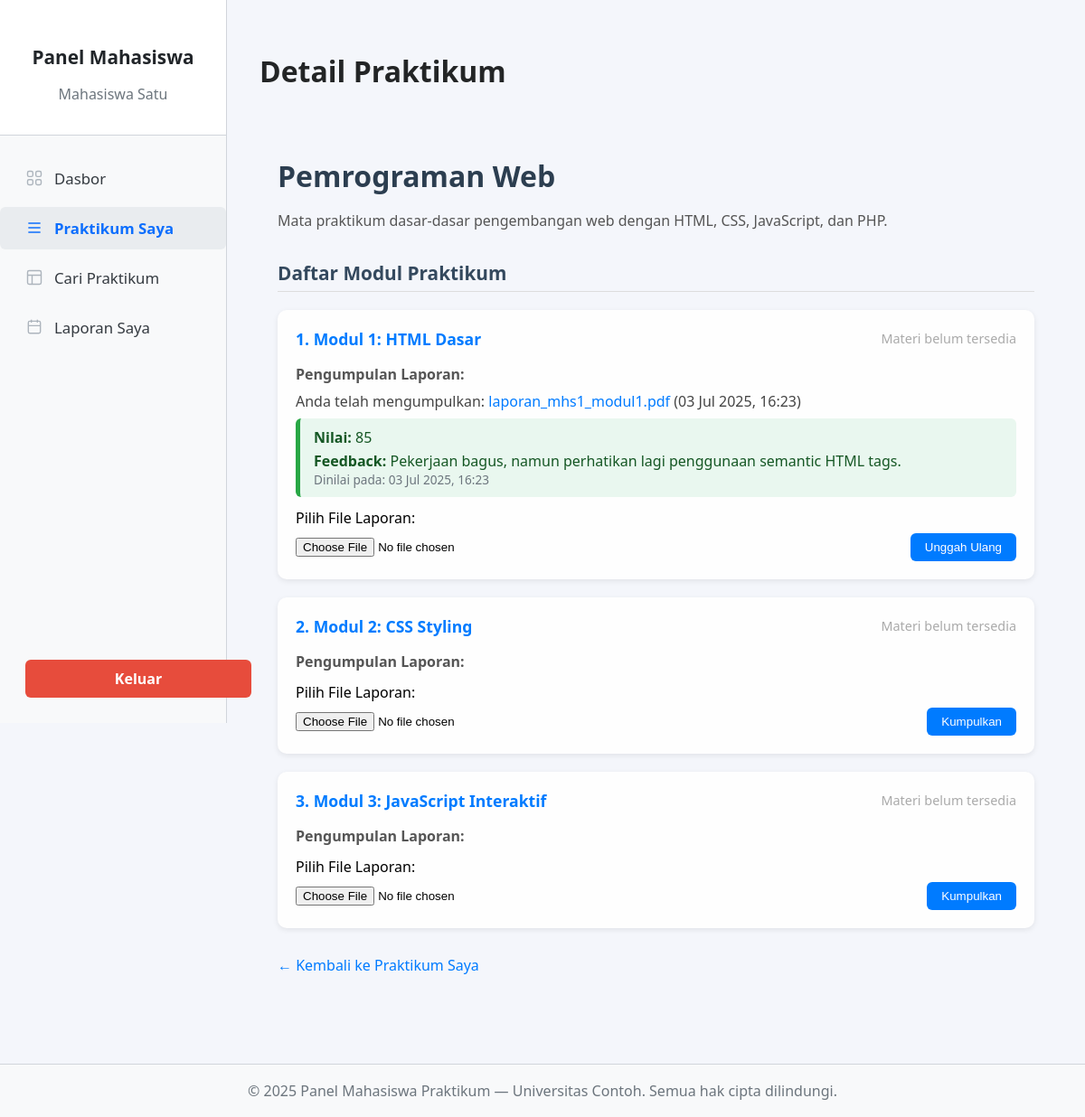
Page /mahasiswa/course_detail.php?id=1 (signed in) on the committed database.
### tables this page shows
CREATE TABLE `mata_praktikum` (
  `id` int(11) NOT NULL AUTO_INCREMENT,
  `nama_praktikum` varchar(255) NOT NULL,
  `deskripsi` text DEFAULT NULL,
  PRIMARY KEY (`id`)
);

CREATE TABLE `laporan_praktikum` (
  `id` int(11) NOT NULL AUTO_INCREMENT,
  `id_modul` int(11) NOT NULL,
  `id_mahasiswa` int(11) NOT NULL,
  `nama_file_laporan` varchar(255) DEFAULT NULL,
  `path_file_laporan` varchar(255) DEFAULT NULL,
  `nilai` int(3) DEFAULT NULL,
  `feedback` text DEFAULT NULL,
  `tanggal_kumpul` timestamp NOT NULL DEFAULT current_timestamp(),
  `tanggal_dinilai` timestamp NULL DEFAULT NULL,
  PRIMARY KEY (`id`),
  FOREIGN KEY (`id_modul`) REFERENCES `modul`(`id`) ON DELETE CASCADE,
  FOREIGN KEY (`id_mahasiswa`) REFERENCES `users`(`id`) ON DELETE CASCADE
);

CREATE TABLE `modul` (
  `id` int(11) NOT NULL AUTO_INCREMENT,
  `id_praktikum` int(11) NOT NULL,
  `nama_modul` varchar(255) NOT NULL,
  `nama_file_materi` varchar(255) DEFAULT NULL,
  `path_file_materi` varchar(255) DEFAULT NULL,
  PRIMARY KEY (`id`),
  FOREIGN KEY (`id_praktikum`) REFERENCES `mata_praktikum`(`id`) ON DELETE CASCADE
);

### mahasiswa/course_detail.php (the view, shortened to what this page needs)
    <?php
    $pageTitle = 'Detail Praktikum';
    $activePage = 'my_courses';
    require_once '../config.php';
    require_once 'templates/header_mahasiswa.php';
    $id_mahasiswa = $_SESSION['user_id'];
    $id_praktikum = isset($_GET['id']) ? (int)$_GET['id'] : 0;
    $stmt_praktikum = $conn->prepare("SELECT nama_praktikum, deskripsi FROM mata_praktikum WHERE id = ?");
    $stmt_praktikum->bind_param("i", $id_praktikum);
    $stmt_praktikum->execute();
    $praktikum = $stmt_praktikum->get_result()->fetch_assoc();
    $sql_modul = "SELECT m.id as id_modul, m.nama_modul, m.nama_file_materi, m.path_file_materi,
                lp.id as id_laporan, lp.nama_file_laporan, lp.path_file_laporan, lp.nilai, lp.feedback, lp.tanggal_kumpul, lp.tanggal_dinilai
                FROM modul m
                LEFT JOIN laporan_praktikum lp ON m.id = lp.id_modul AND lp.id_mahasiswa = ?
                WHERE m.id_praktikum = ?
                ORDER BY m.id ASC";
    $stmt_modul = $conn->prepare($sql_modul);
    $stmt_modul->bind_param("ii", $id_mahasiswa, $id_praktikum);
    $stmt_modul->execute();
    $result_modul = $stmt_modul->get_result();
    $modul_list = [];
    if ($result_modul->num_rows > 0) {
        while ($row = $result_modul->fetch_assoc()) {
            $modul_list[] = $row;
        }
    }
    ?>
    <div class="container" style="max-width: 960px; margin: 0 auto; padding: 30px 20px;">
    <h1 style="font-size: 2rem; font-weight: bold; margin-bottom: 8px; color:#2c3e50;">
        <?php echo htmlspecialchars($praktikum['nama_praktikum']); ?>
    </h1>
    <p style="color: #555; font-size: 1rem; line-height: 1.6;">
        <?php echo nl2br(htmlspecialchars($praktikum['deskripsi'] ?? 'Belum ada deskripsi.')); ?>
    </p>
    <h2 style="margin-top: 30px; font-size: 1.3rem; color: #34495e; border-bottom: 1px solid #ddd; padding-bottom: 6px;">
        Daftar Modul Praktikum
    </h2>
    <?php if (!empty($modul_list)): ?>
        <?php foreach ($modul_list as $index => $modul): ?>
            <div style="margin-top: 20px; padding: 20px; border-radius: 10px;
                        background: #fefefe; box-shadow: 0 2px 6px rgba(0,0,0,0.08);">
                <div style="display: flex; justify-content: space-between; align-items: center; flex-wrap: wrap;">
                    <div style="font-weight: 600; font-size: 1.1rem; color: #007BFF;">
                        <?php echo ($index + 1) . ". " . htmlspecialchars($modul['nama_modul']); ?>
                    </div>
                    <?php if ($modul['nama_file_materi'] && $modul['path_file_materi']): ?>
                        <a href="../<?php echo htmlspecialchars($modul['path_file_materi']); ?>"
                           download="<?php echo htmlspecialchars($modul['nama_file_materi']); ?>"
                           style="background: #d4edda; color: #155724; padding: 6px 12px;
                                  border-radius: 4px; font-size: 0.9rem; text-decoration: none;">
                            Unduh Materi
                        </a>
                    <?php else: ?>
                        <span style="color: #aaa; font-size: 0.9rem;">Materi belum tersedia</span>
                    <?php endif; ?>
                </div>
                <div style="margin-top: 16px;">
                    <strong style="color: #555;">Pengumpulan Laporan:</strong><br>
                    <?php if ($modul['id_laporan']): ?>
                        <p style="margin: 8px 0; color: #444;">
                            Anda telah mengumpulkan:
                            <a href="../<?php echo htmlspecialchars($modul['path_file_laporan']); ?>"
                               download="<?php echo htmlspecialchars($modul['nama_file_laporan']); ?>"
                               style="color: #007BFF; text-decoration: none;">
                                <?php echo htmlspecialchars($modul['nama_file_laporan']); ?>
                            </a>
                            (<?php echo date('d M Y, H:i', strtotime($modul['tanggal_kumpul'])); ?>)
                        </p>
                        <?php if ($modul['tanggal_dinilai']): ?>
                            <div style="background: #e9f7ef; border-left: 5px solid #28a745;
                                        padding: 10px 15px; border-radius: 6px; color: #155724;">
                                <div><strong>Nilai:</strong> <?php echo htmlspecialchars($modul['nilai']); ?></div>
                                <?php if ($modul['feedback']): ?>
                                    <div style="margin-top: 4px;"><strong>Feedback:</strong> <?php echo nl2br(htmlspecialchars($modul['feedback'])); ?></div>
                                <?php endif; ?>
                                <div style="font-size: 0.85rem; color: #6c757d;">Dinilai pada: <?php echo date('d M Y, H:i', strtotime($modul['tanggal_dinilai'])); ?></div>
                            </div>
                        <?php else: ?>
                            <div style="margin-top: 4px; color: #856404;">Laporan Anda menunggu penilaian.</div>
                        <?php endif; ?>
                    <?php endif; ?>
                    <form method="post" action="course_detail.php?id=<?php echo $id_praktikum; ?>" enctype="multipart/form-data" style="margin-top: 12px;">
                        <label style="font-weight: 500; margin-bottom: 6px; display: block;">Pilih File Laporan:</label>
                        <div style="display: flex; gap: 10px; align-items: center;">
                            <input type="file" name="file_laporan" required style="flex: 1;">
                            <button type="submit" name="kumpul_laporan"
                                    style="background: #007BFF; color: white; border: none; padding: 8px 16px;
                                           border-radius: 6px; cursor: pointer;">
                                <?php echo $modul['id_laporan'] ? 'Unggah Ulang' : 'Kumpulkan'; ?>
                            </button>
                        </div>
                    </form>
                </div>
            </div>
        <?php endforeach; ?>
    <?php endif; ?>
    <div style="margin-top: 30px;">
        <a href="my_courses.php" style="text-decoration: none; color: #007BFF;">&larr; Kembali ke Praktikum Saya</a>
    </div>
</div>
    <?php
    require_once 'templates/footer_mahasiswa.php';
    ?>

### mahasiswa/templates/header_mahasiswa.php (shortened to what this page needs)
<!DOCTYPE html>
<html lang="id">
<head>
</head>
<body>
<div style="display:flex; min-height:100vh;">
    <aside class="classic-sidebar">
        <div class="classic-sidebar-header">
            <h3>Panel Mahasiswa</h3>
            <p><?php echo htmlspecialchars($_SESSION['nama'] ?? 'Mahasiswa'); ?></p>
        </div>
        <nav class="classic-nav">
            <ul>
                <?php
                    $activeClass = 'classic-link-nav active';
                    $inactiveClass = 'classic-link-nav';
                ?>
                <li>
                    <a href="dashboard.php" class="<?php echo ($activePage == 'dashboard') ? $activeClass : $inactiveClass; ?>">
                        <svg width="20" height="20" fill="none" stroke="currentColor" stroke-width="1.7" viewBox="0 0 24 24"><rect x="3" y="3" width="7" height="7" rx="2"/><rect x="14" y="3" width="7" height="7" rx="2"/><rect x="14" y="14" width="7" height="7" rx="2"/><rect x="3" y="14" width="7" height="7" rx="2"/></svg>
                        Dasbor
                    </a>
                </li>
                <li>
                    <a href="my_courses.php" class="<?php echo ($activePage == 'my_courses') ? $activeClass : $inactiveClass; ?>">
                        <svg width="20" height="20" fill="none" stroke="currentColor" stroke-width="1.7" viewBox="0 0 24 24"><path d="M4 6h16M4 12h16M4 18h16"/></svg>
                        Praktikum Saya
                    </a>
                </li>
                <li>
                    <a href="courses.php" class="<?php echo ($activePage == 'courses') ? $activeClass : $inactiveClass; ?>">
                        <svg width="20" height="20" fill="none" stroke="currentColor" stroke-width="1.7" viewBox="0 0 24 24"><rect x="3" y="3" width="18" height="18" rx="2"/><path d="M3 9h18M9 21V9"/></svg>
                        Cari Praktikum
                    </a>
                </li>
                <li>
                    <a href="my_courses.php" class="<?php echo ($activePage == 'my_reports') ? $activeClass : $inactiveClass; ?>">
                        <svg width="20" height="20" fill="none" stroke="currentColor" stroke-width="1.7" viewBox="0 0 24 24"><rect x="4" y="4" width="16" height="16" rx="2"/><path d="M8 2v4M16 2v4M4 10h16"/></svg>
                        Laporan Saya
                    </a>
                </li>
            </ul>
        </nav>
        <a href="../logout.php" class="classic-logout-btn">Keluar</a>
    </aside>
    <main class="classic-main">
        <header style="margin-bottom:32px;">
            <h1 style="font-size:2rem; font-weight:bold; color:#232526;"><?php echo $pageTitle ?? 'Dasbor'; ?></h1>

### mahasiswa/templates/footer_mahasiswa.php
</div>
<footer style="background:#f8f9fa; border-top:1px solid #d1d5db; text-align:center; padding:18px 0; color:#6c757d; font-size:1rem;">
    &copy; <?php echo date('Y'); ?> Panel Mahasiswa Praktikum &mdash; Universitas Contoh. Semua hak cipta dilindungi.
</footer>
</body>
</html>

### mahasiswa/templates/header_mahasiswa.php (style rules this page uses)
body { font-family: 'Segoe UI', 'Arial', sans-serif; background: #f4f6fb; margin: 0; }
.classic-sidebar { background: #f8f9fa; border-right: 1px solid #d1d5db; width: 250px; min-width: 220px; height: 100vh; display: flex; flex-direction: column; }
.classic-sidebar-header { padding: 28px 0 18px 0; text-align: center; border-bottom: 1px solid #d1d5db; background: #fff; }
.classic-sidebar-header h3 { font-size: 1.3rem; font-weight: bold; color: #212529; margin-bottom: 4px; }
.classic-sidebar-header p { font-size: 1rem; color: #6c757d; }
.classic-nav { flex: 1; padding: 24px 0; }
.classic-nav ul { list-style: none; padding: 0 0 0 0; margin: 0; }
.classic-nav li { margin-bottom: 8px; }
.classic-link-nav { display: flex; align-items: center; padding: 12px 28px; border-radius: 6px; color: #343a40; text-decoration: none; font-size: 1.05rem; transition: background 0.18s, color 0.18s; }
.classic-link-nav.active, .classic-link-nav:hover { background: #e9ecef; color: #0d6efd; font-weight: bold; }
.classic-link-nav svg { margin-right: 12px; color: #adb5bd; }
.classic-link-nav.active svg, .classic-link-nav:hover svg { color: #0d6efd; }
.classic-logout-btn { margin: 24px 28px 28px 28px; background: #e74c3c; color: #fff; border: none; border-radius: 6px; padding: 10px 0; width: 100%; font-size: 1rem; font-weight: bold; cursor: pointer; transition: background 0.2s; text-align: center; text-decoration: none; display: block; }
.classic-main { flex: 1; padding: 36px 36px 36px 36px; min-height: 100vh; }

### rows in the picture
mata_praktikum: nama_praktikum "Pemrograman Web", deskripsi "Mata praktikum dasar-dasar pengembangan web dengan HTML, CSS, JavaScript, dan PHP."
laporan_praktikum: id_modul.nama_modul "Modul 1: HTML Dasar", nama_file_laporan "laporan_mhs1_modul1.pdf", tanggal_kumpul "03 Jul 2025, 16:23", nilai "85", feedback "Pekerjaan bagus, namun perhatikan lagi penggunaan semantic HTML tags.", tanggal_dinilai "03 Jul 2025, 16:23", shows "Unggah Ulang"
modul: nama_modul "Modul 2: CSS Styling", shows "Materi belum tersedia", shows "Kumpulkan"
modul: nama_modul "Modul 3: JavaScript Interaktif", shows "Materi belum tersedia", shows "Kumpulkan"

### other values in the picture
$_SESSION['nama'] "Mahasiswa Satu"
$pageTitle "Detail Praktikum"
